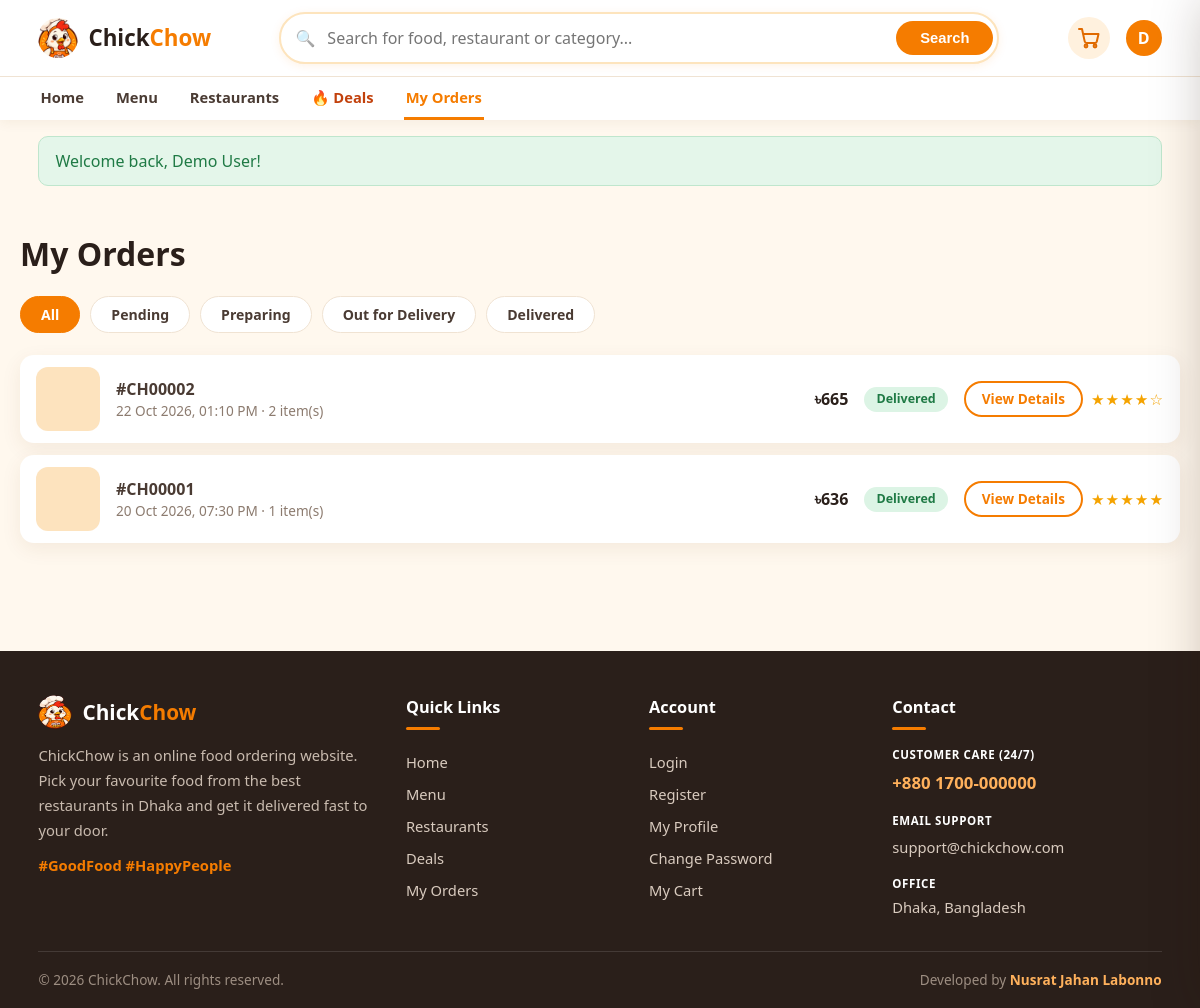
Page /orders.php (signed in) on the committed database.
### tables this page shows
CREATE TABLE orders (
  id INT AUTO_INCREMENT PRIMARY KEY,
  user_id INT NOT NULL,
  full_name VARCHAR(100) NOT NULL,
  phone VARCHAR(20) NOT NULL,
  delivery_area VARCHAR(60) NOT NULL,
  address VARCHAR(255) NOT NULL,
  subtotal DECIMAL(8,2) NOT NULL,
  discount DECIMAL(8,2) NOT NULL DEFAULT 0.00,
  coupon_id INT DEFAULT NULL,
  coupon_code VARCHAR(20) DEFAULT NULL,
  delivery_charge DECIMAL(6,2) NOT NULL DEFAULT 60.00,
  total DECIMAL(8,2) NOT NULL,
  payment_method ENUM('cod','online') NOT NULL DEFAULT 'cod',
  status ENUM('Pending','Preparing','Out for Delivery','Delivered') NOT NULL DEFAULT 'Pending',
  created_at TIMESTAMP DEFAULT CURRENT_TIMESTAMP,
  FOREIGN KEY (user_id) REFERENCES users(id) ON DELETE CASCADE,
  FOREIGN KEY (coupon_id) REFERENCES coupons(id) ON DELETE SET NULL
);

### includes/functions.php (called while the page is built, shortened)
<?php
function e($str) {
    return htmlspecialchars((string)$str, ENT_QUOTES, 'UTF-8');
}
function money($amount) {
    return CURRENCY . number_format((float)$amount, 0);
}
function img_url($file) {
    $file = $file ?: 'placeholder.jpg';
    return BASE_URL . '/assets/images/placeholder.jpg';
}
function status_class($s) {
    return 'status-' . strtolower(str_replace(' ', '-', $s));
}
function stars($n) { $n = max(0, min(5, (int)$n)); return str_repeat('★', $n) . str_repeat('☆', 5 - $n); }

### orders.php (the view, shortened to what this page needs)
<?php
require_once 'includes/functions.php';
$filter = $_GET['status'] ?? '';
if (!in_array($filter, ORDER_STEPS, true)) $filter = '';
$sql = "SELECT o.*, (SELECT f.image FROM order_items oi JOIN food_items f ON f.id = oi.food_id WHERE oi.order_id = o.id ORDER BY oi.id LIMIT 1) AS thumb,
               (SELECT COUNT(*) FROM order_items oi WHERE oi.order_id = o.id) AS item_count,
               (SELECT rv.rating FROM reviews rv WHERE rv.order_id = o.id) AS my_rating
        FROM orders o WHERE o.user_id = ?";
$params = [$_SESSION['user_id']];
$sql .= " ORDER BY o.created_at DESC, o.id DESC";
$stmt = $pdo->prepare($sql);
$stmt->execute($params);
$orders = $stmt->fetchAll();
require 'includes/header.php';
?>
<div class="container page-wrap">
    <h1 class="page-title">My Orders</h1>
    <div class="chips">
        <a class="chip <?= $filter === '' ? 'active' : '' ?>" href="<?= BASE_URL ?>/orders.php">All</a>
        <?php foreach (ORDER_STEPS as $s): ?>
            <a class="chip <?= $filter === $s ? 'active' : '' ?>" href="<?= BASE_URL ?>/orders.php?status=<?= urlencode($s) ?>"><?= e($s) ?></a>
        <?php endforeach; ?>
    </div>
    <?php if (!$orders): ?>
        <div class="empty"><img src="<?= BASE_URL ?>/assets/images/mascot-sad.png" alt=""><p>No orders yet.</p>
            <a class="btn" href="<?= BASE_URL ?>/menu.php">Order Now</a></div>
    <?php else: ?>
        <div class="order-list">
        <?php foreach ($orders as $o): ?>
            <div class="order-row card">
                <img src="<?= img_url($o['thumb']) ?>" alt="">
                <div class="order-meta">
                    <b>#CH<?= str_pad($o['id'], 5, '0', STR_PAD_LEFT) ?></b>
                    <span class="muted small"><?= date('d M Y, h:i A', strtotime($o['created_at'])) ?> &middot; <?= (int)$o['item_count'] ?> item(s)</span>
                </div>
                <div class="order-total"><?= money($o['total']) ?></div>
                <span class="status <?= status_class($o['status']) ?>"><?= e($o['status']) ?></span>
                <div class="order-btns">
                    <a class="btn btn-small btn-outline" href="<?= BASE_URL ?>/track.php?id=<?= (int)$o['id'] ?>">View Details</a>
                    <?php if ($o['status'] === 'Delivered'): ?>
                        <?php if ($o['my_rating']): ?><a class="rated" href="<?= BASE_URL ?>/track.php?id=<?= (int)$o['id'] ?>#review" title="Your rating"><?= stars($o['my_rating']) ?></a>
                        <?php else: ?><a class="btn btn-small" href="<?= BASE_URL ?>/track.php?id=<?= (int)$o['id'] ?>#review">&#9733; Rate order</a><?php endif; ?>
                    <?php endif; ?>
                </div>
            </div>
        <?php endforeach; ?>
        </div>
    <?php endif; ?>
</div>
<?php require 'includes/footer.php'; ?>

### css/style.css (style rules this page uses)
:root { --orange: #f57c00; --orange-dark: #e06a00; --orange-soft: #fff1de; --cream: #fff8ee; --peach: #fde4bd; --dark: #2a1f1a; --text: #4a3b33; --muted: #8c7b6f; --white: #ffffff; --border: #f0e3d3; --green: #2e9e5b; --red: #d9423a; --radius: 14px; --shadow: 0 6px 20px rgba(120, 70, 20, .08); }
* { box-sizing: border-box; margin: 0; padding: 0; }
html { scroll-behavior: smooth; }
body { font-family: 'Segoe UI', Roboto, 'Helvetica Neue', Arial, sans-serif; background: var(--cream); color: var(--text); line-height: 1.5; min-height: 100vh; display: flex; flex-direction: column; }
img { max-width: 100%; display: block; }
a { color: inherit; text-decoration: none; }
.container { width: 100%; max-width: 1760px; margin: 0 auto; padding-left: clamp(16px, 3.2vw, 56px); padding-right: clamp(16px, 3.2vw, 56px); }
.muted { color: var(--muted); }
.small { font-size: .85rem; }
.btn { display: inline-block; background: var(--orange); color: var(--white); border: 2px solid var(--orange); padding: 10px 22px; border-radius: 999px; font-weight: 600; font-size: .95rem; cursor: pointer; transition: background .2s, transform .15s, color .2s; font-family: inherit; }
.btn-outline { background: transparent; color: var(--orange); }
.btn-small { padding: 6px 16px; font-size: .85rem; }
.section-head h2, .page-title { font-size: 1.5rem; color: var(--dark); }
.page-title { font-size: 2rem; font-weight: 800; }
.page-wrap { padding: 28px 20px 40px; }
.card { background: var(--white); border-radius: var(--radius); box-shadow: var(--shadow); overflow: hidden; display: block; transition: transform .2s, box-shadow .2s; }
.chips { display: flex; flex-wrap: wrap; gap: 10px; margin: 18px 0 22px; }
.chip { padding: 7px 20px; border-radius: 999px; background: var(--white); border: 1px solid var(--border); font-weight: 600; font-size: .88rem; }
.chip.active { background: var(--orange); border-color: var(--orange); color: var(--white); }
.status { display: inline-block; padding: 3px 12px; border-radius: 999px; font-size: .78rem; font-weight: 700; }
.status-delivered, .status-available { background: #dcf4e5; color: #1f7a45; }
.order-row { display: grid; grid-template-columns: 64px 1fr auto auto auto; gap: 16px; align-items: center; padding: 12px 16px; margin-bottom: 12px; }
.order-row img { width: 64px; height: 64px; object-fit: cover; border-radius: 12px; }
.order-meta { display: flex; flex-direction: column; }
.order-total { font-weight: 800; color: var(--dark); }
.order-btns { display: flex; gap: 8px; align-items: center; flex-wrap: wrap; justify-content: flex-end; }
.rated { color: #f5a300; letter-spacing: 1px; font-size: .95rem; }

### rows in the picture
orders: id "00002", created_at "22 Oct 2026, 01:10 PM", item_count "2", total "৳665", status "Delivered", my_rating "★★★★☆"
orders: id "00001", created_at "20 Oct 2026, 07:30 PM", item_count "1", total "৳636", status "Delivered", my_rating "★★★★★"

### other values in the picture
substr($_SESSION['name'] ?? 'U', 0, 1) "D"
$flash_ok "Welcome back, Demo User!"
$s "Pending"
$s "Preparing"
$s "Out for Delivery"
$s "Delivered"
